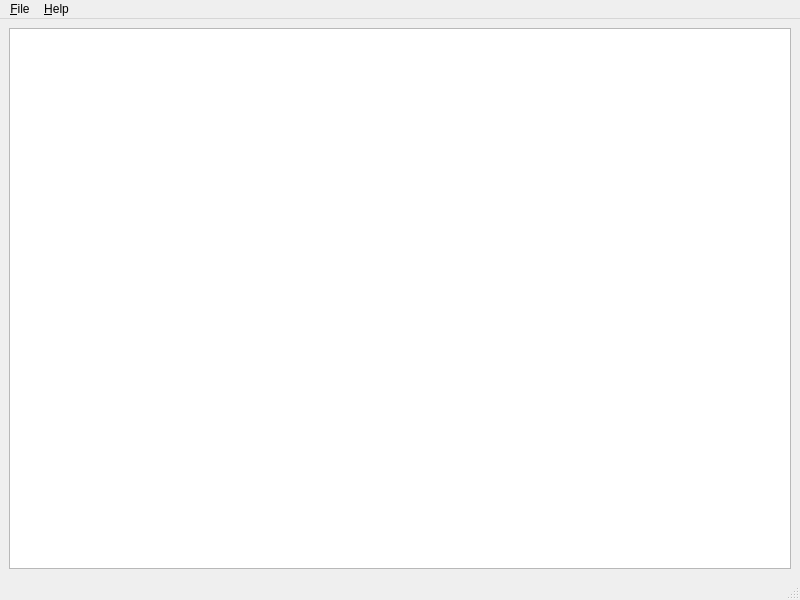
<?xml version="1.0" encoding="UTF-8"?>
<ui version="4.0">
 <class>MainWindow</class>
 <widget class="QMainWindow" name="MainWindow">
  <property name="geometry">
   <rect>
    <x>0</x>
    <y>0</y>
    <width>800</width>
    <height>600</height>
   </rect>
  </property>
  <property name="windowTitle">
   <string>Epub Reader</string>
  </property>
  <widget class="QWidget" name="centralwidget">
   <layout class="QVBoxLayout" name="verticalLayout">
    <item>
     <widget class="QTextBrowser" name="textBrowser"/>
    </item>
   </layout>
  </widget>
  <widget class="QMenuBar" name="menubar">
   <property name="geometry">
    <rect>
     <x>0</x>
     <y>0</y>
     <width>800</width>
     <height>22</height>
    </rect>
   </property>
   <widget class="QMenu" name="menu_File">
    <property name="title">
     <string>&amp;File</string>
    </property>
    <addaction name="action_Open_File"/>
    <addaction name="separator"/>
    <addaction name="action_Exit"/>
   </widget>
   <widget class="QMenu" name="menu_Help">
    <property name="title">
     <string>&amp;Help</string>
    </property>
    <addaction name="action_About_Epub_Reader"/>
   </widget>
   <addaction name="menu_File"/>
   <addaction name="menu_Help"/>
  </widget>
  <widget class="QStatusBar" name="statusbar"/>
  <action name="action_Open_File">
   <property name="text">
    <string>&amp;Open File</string>
   </property>
  </action>
  <action name="action_Exit">
   <property name="text">
    <string>E&amp;xit</string>
   </property>
  </action>
  <action name="action_About_Epub_Reader">
   <property name="text">
    <string>About Epub Reader</string>
   </property>
  </action>
 </widget>
 <resources/>
 <connections/>
</ui>
